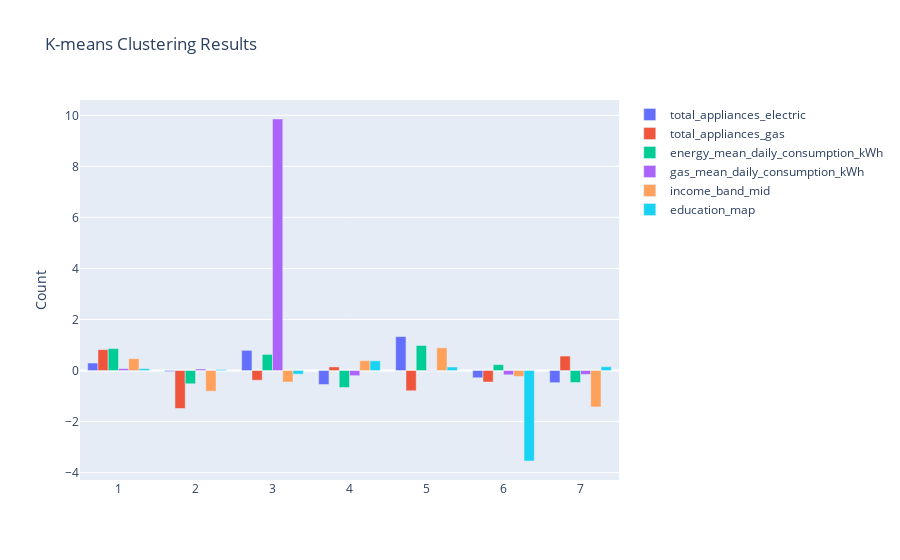

The code cell stored with this chart in its notebook:
### Code cell
# Use  clusters for visualizations, as this is optimal value for silhouette score

# recalculate the model for two clusters
kmeans = KMeans(n_clusters=best_clusters, n_init='auto', max_iter=300, random_state=42)
kmeans_cluster_model = kmeans.fit(dataset_scaled)
km_clusters = kmeans.labels_
centroids = kmeans.cluster_centers_.T

# Plot the centroids for the clusters
centroids_df = pd.DataFrame(centroids.T, columns=dataset_scaled.columns)
clusters = [i+1 for i in range(best_clusters)]
print(clusters)

fig = go.Figure()
for column in centroids_df.columns:
    fig.add_trace(go.Bar(x=clusters, y=centroids_df[column], name=column))

fig.update_layout(yaxis_title='Count', barmode='group', title='K-means Clustering Results')
fig.show()

### Figure 1 — Plotly figure (JSON) as saved in the notebook; plotly's stock layout.template omitted (floating-point values rounded to 4 significant figures)
{"data": [{"name": "total_appliances_electric", "type": "bar", "x": [1, 2, 3, 4, 5, 6, 7], "y": [0.2937, -0.03952, 0.7914, -0.5481, 1.33, -0.2835, -0.476]}, {"name": "total_appliances_gas", "type": "bar", "x": [1, 2, 3, 4, 5, 6, 7], "y": [0.818, -1.487, -0.3796, 0.1409, -0.7932, -0.4493, 0.5678]}, {"name": "energy_mean_daily_consumption_kWh", "type": "bar", "x": [1, 2, 3, 4, 5, 6, 7], "y": [0.8598, -0.5188, 0.6306, -0.664, 0.9819, 0.2317, -0.4686]}, {"name": "gas_mean_daily_consumption_kWh", "type": "bar", "x": [1, 2, 3, 4, 5, 6, 7], "y": [0.07395, 0.05813, 9.855, -0.2018, -0.01237, -0.168, -0.151]}, {"name": "income_band_mid", "type": "bar", "x": [1, 2, 3, 4, 5, 6, 7], "y": [0.4649, -0.8082, -0.4514, 0.3855, 0.8888, -0.2291, -1.426]}, {"name": "education_map", "type": "bar", "x": [1, 2, 3, 4, 5, 6, 7], "y": [0.07207, 0.03913, -0.1429, 0.3805, 0.1382, -3.545, 0.1492]}], "layout": {"barmode": "group", "title": {"text": "K-means Clustering Results"}, "yaxis": {"title": {"text": "Count"}}}}
